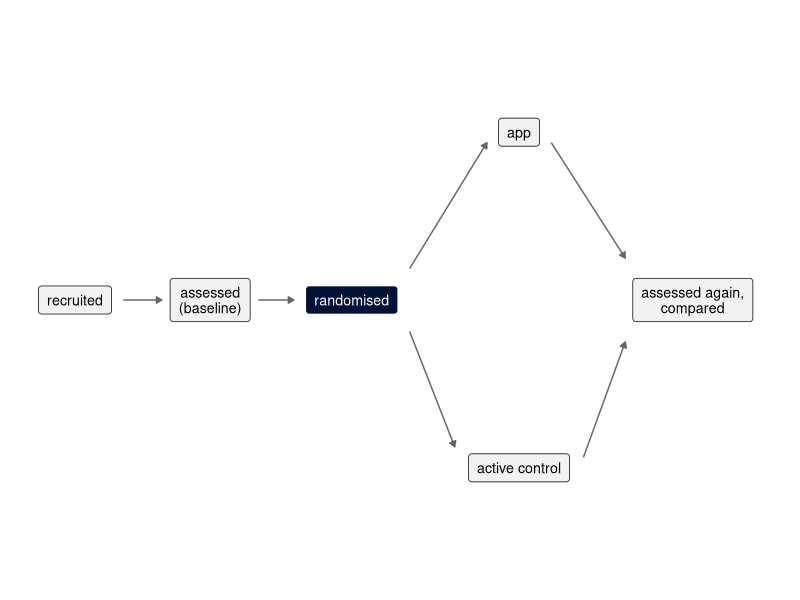
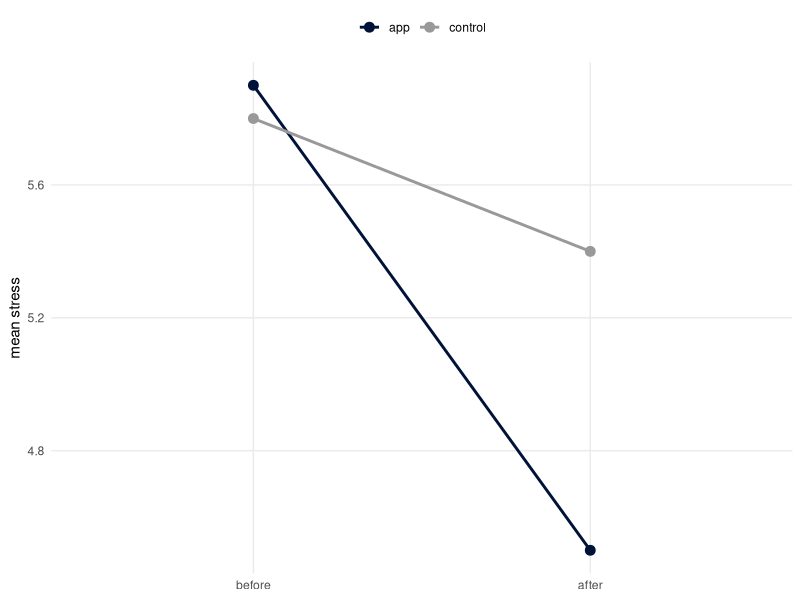
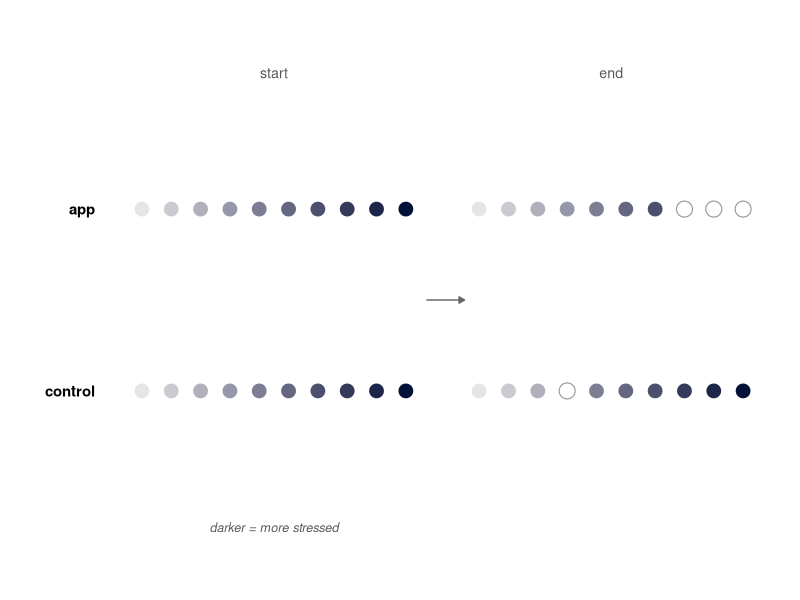
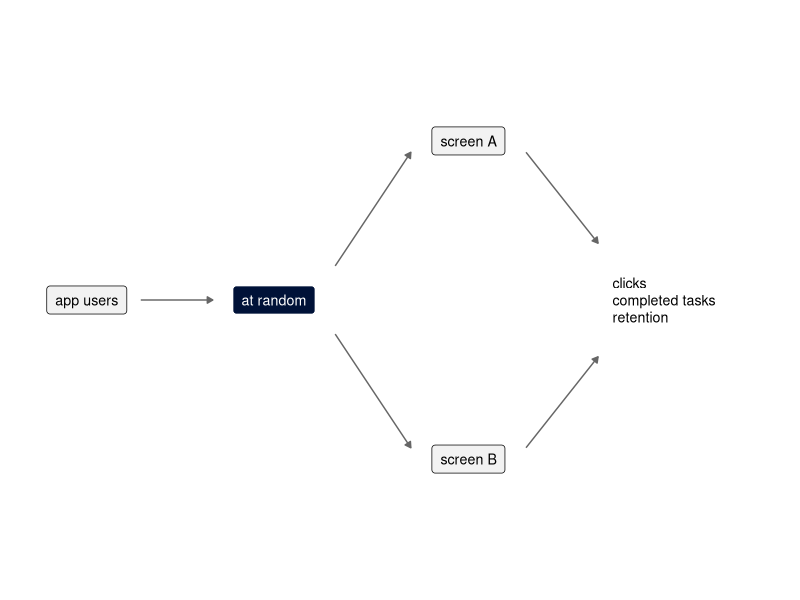

Generate these figures, in order, with R:
## ---- chunk 1
#| cache: false
library(tidyverse)
navy <- "#001238"
## ---- chunk 2
#| include: false
# Draws the box-and-arrow diagrams of this chapter. `nodes`: x, y, label,
# key ("yes" = highlighted box); `edges`: x, y, xend, yend; `notes`: x, y, label.
draw_flow <- function(nodes, edges, notes = NULL, xlim, ylim) {
  p <- ggplot() +
    geom_segment(data = edges, aes(x, y, xend = xend, yend = yend),
                 arrow = arrow(length = unit(0.16, "cm"), type = "closed"),
                 colour = "grey40", linewidth = 0.5) +
    geom_label(data = nodes, aes(x, y, label = label, fill = key, colour = key),
               size = 3.6, lineheight = 0.9, label.padding = unit(0.5, "lines"),
               label.r = unit(0.2, "lines")) +
    scale_fill_manual(values = c(yes = navy, no = "grey95"), guide = "none") +
    scale_colour_manual(values = c(yes = "white", no = "black"), guide = "none")
  if (!is.null(notes)) {
    p <- p + geom_text(data = notes, aes(x, y, label = label), size = 3.3,
                       fontface = "italic", colour = "grey35", lineheight = 0.9)
  }
  p + coord_cartesian(xlim = xlim, ylim = ylim) + theme_void()
}
## ---- chunk 3
#| label: fig-rct-flow
#| echo: false
#| fig-cap: "A parallel-arm randomised controlled trial. Participants are assessed at baseline, randomised to the intervention or to a control condition, and assessed again at the end; the two arms are then compared."
#| fig-width: 8
#| fig-height: 2.4
#| out-width: 100%
nodes <- tribble(
  ~x, ~y, ~label, ~key,
  0, 0, "recruited", "no",
  2.1, 0, "assessed\n(baseline)", "no",
  4.3, 0, "randomised", "yes",
  6.9, 0.8, "app", "no",
  6.9, -0.8, "active control", "no",
  9.6, 0, "assessed again,\ncompared", "no"
)
edges <- tribble(
  ~x, ~y, ~xend, ~yend,
  0.75, 0, 1.35, 0,
  2.85, 0, 3.4, 0,
  5.2, 0.15, 6.4, 0.75,
  5.2, -0.15, 5.9, -0.7,
  7.4, 0.75, 8.55, 0.2,
  7.9, -0.75, 8.55, -0.2
)
draw_flow(nodes, edges, xlim = c(-0.6, 10.7), ylim = c(-1.3, 1.3))
## ---- chunk 4
#| label: fig-prepost
#| echo: false
#| fig-cap: "Illustrative mean stress of an app group and a control group, before and after the intervention period. Both groups improve; the question is whether the app group improved more."
#| fig-width: 5
#| fig-height: 3.4
#| out-width: 60%
prepost <- tribble(
  ~time, ~group, ~stress,
  "before", "control", 5.8,
  "after", "control", 5.4,
  "before", "app", 5.9,
  "after", "app", 4.5) |>
  mutate(time = factor(time, levels = c("before", "after")))
ggplot(prepost, aes(time, stress, group = group, colour = group)) +
  geom_line(linewidth = 1) +
  geom_point(size = 3) +
  scale_colour_manual(values = c(app = navy, control = "grey60")) +
  labs(x = NULL, y = "mean stress", colour = NULL) +
  theme_minimal() +
  theme(panel.grid.minor = element_blank(), legend.position = "top")
## ---- chunk 5
#| label: fig-dropout
#| echo: false
#| fig-cap: "Illustrative dropout in a trial. Each dot is a participant; darker dots are more stressed. In the app group, the three most stressed participants dropped out before the end (dashed circles), so the participants who completed the study look less stressed than the group that was randomised."
#| fig-width: 7.5
#| fig-height: 2.4
#| out-width: 95%
dots <- expand_grid(group = c("app", "control"), id = 1:10, time = c("start", "end")) |>
  mutate(stress = id / 10,
         x = id + if_else(time == "end", 11.5, 0),
         y = if_else(group == "app", 1, 0),
         dropped = time == "end" &
           ((group == "app" & id %in% 8:10) | (group == "control" & id == 4)))
ggplot(dots, aes(x, y)) +
  geom_point(data = filter(dots, !dropped), aes(fill = stress),
             shape = 21, size = 5, colour = "white") +
  geom_point(data = filter(dots, dropped), shape = 21, size = 5,
             colour = "grey60", fill = "white", stroke = 0.6) +
  annotate("text", x = c(5.5, 17), y = 1.75, label = c("start", "end"),
           colour = "grey35", size = 3.6) +
  annotate("text", x = -0.6, y = c(1, 0), label = c("app", "control"),
           hjust = 1, fontface = "bold", size = 3.8) +
  annotate("segment", x = 10.7, xend = 12, y = 0.5, yend = 0.5,
           arrow = arrow(length = unit(0.16, "cm"), type = "closed"),
           colour = "grey40") +
  annotate("text", x = 5.5, y = -0.75, label = "darker = more stressed",
           colour = "grey35", size = 3.2, fontface = "italic") +
  scale_fill_gradient(low = "grey90", high = navy, guide = "none") +
  coord_cartesian(xlim = c(-2.6, 22.2), ylim = c(-1, 2)) +
  theme_void()
## ---- chunk 6
#| label: fig-ab-test
#| echo: false
#| fig-cap: "An A/B test. Users are assigned at random to one of two versions of a screen, and the versions are compared on logged behaviour."
#| fig-width: 7
#| fig-height: 2.2
#| out-width: 95%
nodes <- tribble(
  ~x, ~y, ~label, ~key,
  0, 0, "app users", "no",
  2.6, 0, "at random", "yes",
  5.3, 0.7, "screen A", "no",
  5.3, -0.7, "screen B", "no"
)
edges <- tribble(
  ~x, ~y, ~xend, ~yend,
  0.75, 0, 1.75, 0,
  3.45, 0.15, 4.5, 0.65,
  3.45, -0.15, 4.5, -0.65,
  6.1, 0.65, 7.1, 0.25,
  6.1, -0.65, 7.1, -0.25
)
draw_flow(nodes, edges, xlim = c(-0.7, 9.4), ylim = c(-1.2, 1.2)) +
  annotate("text", x = 7.3, y = 0, hjust = 0, size = 3.6, lineheight = 1,
           label = "clicks\ncompleted tasks\nretention")
